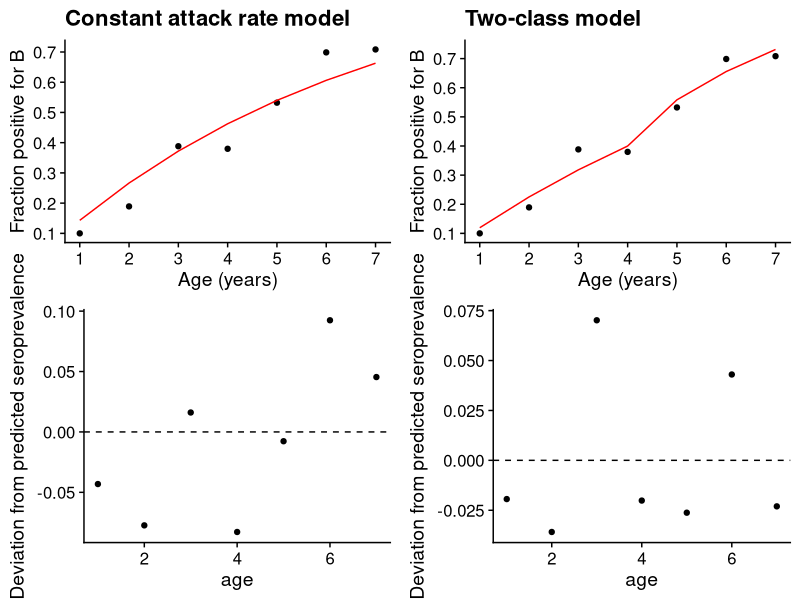

R code for this plot:
library(dplyr)
library(ggplot2)
library(cowplot)
theme_set(theme_cowplot())
library(viridis)

main <- function(){
  # Note that maternal ab dur. here is in units of years, not weeks as in basic_parameters.R
  maternal_ab_duration <- 0.5
  
  # Age when school starts in the Netherlands
  school_start_age <- 4
  
  # Import B seroprevalence data:
  seroprevalence_data <- as_tibble(read.csv('../results/processed_data/netherlands_seroprevalence.csv', header = T) %>%
    select(age, n_positive, n_total, seroprevalence))
  
  prob_seronegative <- function(age, attack_rate_preschool, attack_rate,
                                maternal_ab_duration, school_start_age){
    # Calculate instantaneous attack rate from annual attack rate
    alpha_0 <- -log(1 - attack_rate_preschool)
    alpha_1 <- -log(1 - attack_rate)
    # To facilitate reading the code with the equation in mind:
    m <- maternal_ab_duration
    
    if(age <= school_start_age){
      prob <- exp(-alpha_0*(age - m)) * (1 - exp(-alpha_0))/alpha_0
    }else{
      prob <- exp(-alpha_0*(school_start_age - m)) * exp(-alpha_1*(age - school_start_age)) *
        (1 - exp(-alpha_1))/alpha_1
    }
    stopifnot(prob < 1 + 1e-7)
    return(prob)
  }
  # Test: ff 2 rates are the same and mAbs = 0, then P(A) = (1 - atk_rate)^a * (1 -exp(-alpha))/alpha
  alpha <- -log(1 - 0.15)
  stopifnot(abs(prob_seronegative(10,0.15,0.15,0,4) - (1 - 0.15)^10 * (1 - exp(-alpha))/alpha) < 1e-7)
  
  
  loglik_function <- function(age, n_seropositive,n_total,attack_rate_preschool, attack_rate,
                              maternal_ab_duration, school_start_age){
    
    naive_prob <- prob_seronegative(age = age, attack_rate_preschool = attack_rate_preschool,
                                    attack_rate = attack_rate, maternal_ab_duration = maternal_ab_duration,
                                    school_start_age = school_start_age)
    loglik <- dbinom(x = n_seropositive, size = n_total, prob = 1 - naive_prob, log = T)
    return(loglik)
  }

  # Master log-likelihood function for computing likelihood for different ages
  master_loglik_function <- function(serology_data, attack_rate_preschool, attack_rate,
                                     maternal_ab_duration, school_start_age){
    # Calculate log-likelihood for each age group, them sum
    total_loglik <- serology_data %>%
      rowwise() %>%
      mutate(loglik = loglik_function(age=age,
                                      n_seropositive = n_positive,
                                      n_total = n_total,
                                      attack_rate_preschool = attack_rate_preschool,
                                      attack_rate = attack_rate,
                                      maternal_ab_duration = maternal_ab_duration,
                                      school_start_age = school_start_age)) %>%
      ungroup() %>%
      summarise(total_loglik = sum(loglik, na.rm =T)) %>%
      pull(total_loglik)
    return(total_loglik)
  }
  
  # Construct likelihood curve over the interval 0-1 for attack rate in one-class model
  attack_rate <- seq(0.001,1,0.001)
  loglik_surface <- tibble(attack_rate = attack_rate) %>%
    rowwise() %>%
    mutate(
      loglik = master_loglik_function(serology_data = seroprevalence_data, attack_rate_preschool = attack_rate,
                                      attack_rate = attack_rate, maternal_ab_duration = maternal_ab_duration,
                                      school_start_age = school_start_age)
    ) %>%
    ungroup()
  mle_attack_rate_oneclass <- loglik_surface %>%  summarise(mle = attack_rate[loglik == max(loglik)]) %>% pull(mle)
  mle_loglik_oneclass <- loglik_surface %>%  summarise(mle_loglik_oneclass = max(loglik)) %>% pull(mle_loglik_oneclass)
  
  loglik_surface <- loglik_surface %>% 
    mutate(
      # Likelihood-ratio statistic
      LRS = 2 * (mle_loglik_oneclass - loglik),
      # Chi-squared test
      p_value = 1 - pchisq(LRS, df = 1),
      significant = ifelse(p_value < 0.05,T,F)
    ) 
  
  CI_limits_oneclass <- loglik_surface %>% filter(significant == F) %>%
    summarise(lower_limit = min(attack_rate),
              upper_limit = max(attack_rate))
  
  # -------------- two-class model
  twoclass_loglik_surface <- as_tibble(expand.grid(seq(0.01,0.5,0.01), seq(0.01,0.5,0.01))) %>%
    rename(attack_rate_preschool = Var1, attack_rate = Var2) %>%
    rowwise() %>%
    mutate(
      loglik = master_loglik_function(serology_data = seroprevalence_data,
                                               attack_rate_preschool = attack_rate_preschool,
                                               attack_rate = attack_rate,
                                               maternal_ab_duration = maternal_ab_duration,
                                               school_start_age = school_start_age)
    ) %>%
    ungroup() %>% 
    mutate(
      # Likelihood-ratio statistic
      LRS = 2 * (max(loglik) - loglik),
      # Chi-squared test
      p_value = 1 - pchisq(LRS, df = 2),
      significant = ifelse(p_value < 0.05,T,F)
    ) 
  
  twoclass_profile_atk_rate_preschool <- twoclass_loglik_surface %>%
    group_by(attack_rate_preschool) %>%
    summarise(loglik = max(loglik)) %>% 
    ungroup() %>%
    mutate(
      # Likelihood-ratio statistic
      LRS = 2 * (max(loglik) - loglik),
      # Chi-squared test
      p_value = 1 - pchisq(LRS, df = 1),
      significant = ifelse(p_value < 0.05,T,F)
    ) 
  CI_limits_twoclass_atk_rate_preschool <- twoclass_profile_atk_rate_preschool %>%
    filter(significant == F) %>%
    summarise(lower_limit = min(attack_rate_preschool),
              upper_limit = max(attack_rate_preschool))
  
  twoclass_profile_atk_rate <- twoclass_loglik_surface %>%
    group_by(attack_rate) %>%
    summarise(loglik = max(loglik)) %>% 
    ungroup() %>%
    mutate(
      # Likelihood-ratio statistic
      LRS = 2 * (max(loglik) - loglik),
      # Chi-squared test
      p_value = 1 - pchisq(LRS, df = 1),
      significant = ifelse(p_value < 0.05,T,F)
    ) 
  CI_limits_twoclass_atk_rate <- twoclass_profile_atk_rate %>%
    filter(significant == F) %>%
    summarise(lower_limit = min(attack_rate),
              upper_limit = max(attack_rate))
  
  twoclass_mle_attack_rate <- twoclass_loglik_surface %>% filter(loglik == max(loglik))

  
  # Comparison between one-class and two-class models
  AIC_oneclass <- 2 - 2*mle_loglik_oneclass
  AIC_twoclass <- 4 - 2*twoclass_mle_attack_rate$loglik
  
  AIC_twoclass - min(c(AIC_oneclass, AIC_twoclass))
  AIC_oneclass - min(c(AIC_oneclass, AIC_twoclass))
  
  
  # -------------- Plots -------------
  
  # Plot with likelihood surface
  B_attack_rate_lik <- ggplot(filter(loglik_surface, loglik != -Inf,
                                     attack_rate <0.3, attack_rate > 0.05),
         aes(x = attack_rate, y = loglik)) + geom_point(aes(colour = factor(significant))) +
    ylab('Log-likelihood') + xlab('Baseline attack rate') +
    geom_vline(xintercept = mle_attack_rate_oneclass, linetype = 2, color = 'red') +
    annotate('text',x = 0.25, y = -20, 
             label = paste('MLE = ', mle_attack_rate_oneclass, ' [',
                  CI_limits_oneclass$lower_limit, ' - ',
                  CI_limits_oneclass$upper_limit, ']',
                  sep = '')) +
    ggtitle('Constant attack rate model') +
    scale_x_continuous(limits = c(0.05,0.3), breaks = seq(0.05,0.3,0.05)) +
    scale_color_brewer(type = 'qual', palette = 6) +
    theme(legend.position = 'none', plot.title = element_text(size = 12))+
    geom_hline(yintercept = mle_loglik_oneclass - qchisq(0.95,1)/2) +
    geom_vline(xintercept = c(CI_limits_oneclass$lower_limit, CI_limits_oneclass$upper_limit), linetype = 2)
  
  # Plot with predicted vs. observed seroprevalence
  pred_vs_obs_seroprevalence_oneclass <- seroprevalence_data %>% rowwise() %>%
    mutate(pred_seroprevalence = prob_seronegative(age=age,
                                                 attack_rate_preschool = mle_attack_rate_oneclass,
                                                 attack_rate = mle_attack_rate_oneclass,
                                                 maternal_ab_duration = maternal_ab_duration,
                                                 school_start_age = school_start_age)) %>% 
    ungroup() %>%
    mutate(pred_seroprevalence = 1 - pred_seroprevalence) %>%
    ggplot(aes(x = age, y = seroprevalence)) + geom_point() +
    ggtitle('Constant attack rate model') +
    geom_line(aes(x = age, y = pred_seroprevalence), colour = 'red') +
    ylab('Fraction positive for B') + xlab('Age (years)') +
    scale_x_continuous(breaks = seq(1,7)) +
    scale_y_continuous(breaks = seq(0,0.7,0.1))
  
  # Plot with deviations from predicted seroprevalence
  deviations_pl_oneclass <- seroprevalence_data %>% rowwise() %>%
    mutate(pred_seroprevalence = prob_seronegative(age=age,
                                                   attack_rate_preschool = mle_attack_rate_oneclass,
                                                   attack_rate = mle_attack_rate_oneclass,
                                                   maternal_ab_duration = maternal_ab_duration,
                                                   school_start_age = school_start_age)) %>% 
    ungroup() %>%
    mutate(pred_seroprevalence = 1 - pred_seroprevalence) %>%
    mutate(deviation = seroprevalence - pred_seroprevalence) %>%
    ggplot(aes(x = age, y = deviation)) + geom_point() +
    geom_hline(yintercept = 0, linetype = 2) +
    ylab('Deviation from predicted seroprevalence')
    
  # Plot with predicted vs. observed seroprevalence (two-class model)
  pred_vs_obs_seroprevalence_twoclass <- seroprevalence_data %>% rowwise() %>%
    mutate(pred_seroprevalence = prob_seronegative(age=age,
                                                 attack_rate_preschool = 
                                                   twoclass_loglik_surface %>% 
                                                   filter(loglik == max(loglik)) %>% 
                                                   pull(attack_rate_preschool),
                                                 attack_rate = twoclass_loglik_surface %>% 
                                                   filter(loglik == max(loglik)) %>% 
                                                   pull(attack_rate),
                                                 maternal_ab_duration = maternal_ab_duration,
                                                 school_start_age = school_start_age)) %>%
    ungroup() %>%
    mutate(pred_seroprevalence = 1 - pred_seroprevalence) %>%
    ggplot(aes(x = age, y = seroprevalence)) + 
    geom_point() +
    geom_line(aes(x = age, y = pred_seroprevalence), colour = 'red') +
    ylab('Fraction positive for B') + xlab('Age (years)') +
    scale_x_continuous(breaks = seq(1,7)) +
    scale_y_continuous(breaks = seq(0,0.7,0.1))  +
    ggtitle('Two-class model')
  
  deviation_pl_twoclass <- seroprevalence_data %>% rowwise() %>%
    mutate(pred_seroprevalence = prob_seronegative(age=age,
                                                   attack_rate_preschool = 
                                                     twoclass_loglik_surface %>% 
                                                     filter(loglik == max(loglik)) %>% 
                                                     pull(attack_rate_preschool),
                                                   attack_rate = twoclass_loglik_surface %>% 
                                                     filter(loglik == max(loglik)) %>% 
                                                     pull(attack_rate),
                                                   maternal_ab_duration = maternal_ab_duration,
                                                   school_start_age = school_start_age)) %>%
    ungroup() %>%
    mutate(pred_seroprevalence = 1 - pred_seroprevalence) %>%
    mutate(deviation = seroprevalence - pred_seroprevalence)  %>%
    ggplot(aes(x = age, y = deviation)) + geom_point() +
    geom_hline(yintercept = 0, linetype = 2) +
    ylab('Deviation from predicted seroprevalence')
  
  # Combined plot
  combined_pl <- plot_grid(pred_vs_obs_seroprevalence_oneclass, pred_vs_obs_seroprevalence_twoclass,
                           deviations_pl_oneclass, deviation_pl_twoclass,
                            nrow = 2)
   
   pdf('../figures/baseline_attack_rate_seroprevalence.pdf', height = 12, width = 12)
   plot(combined_pl)
   dev.off()
}
mle_attack_rate_oneclass <- main()


